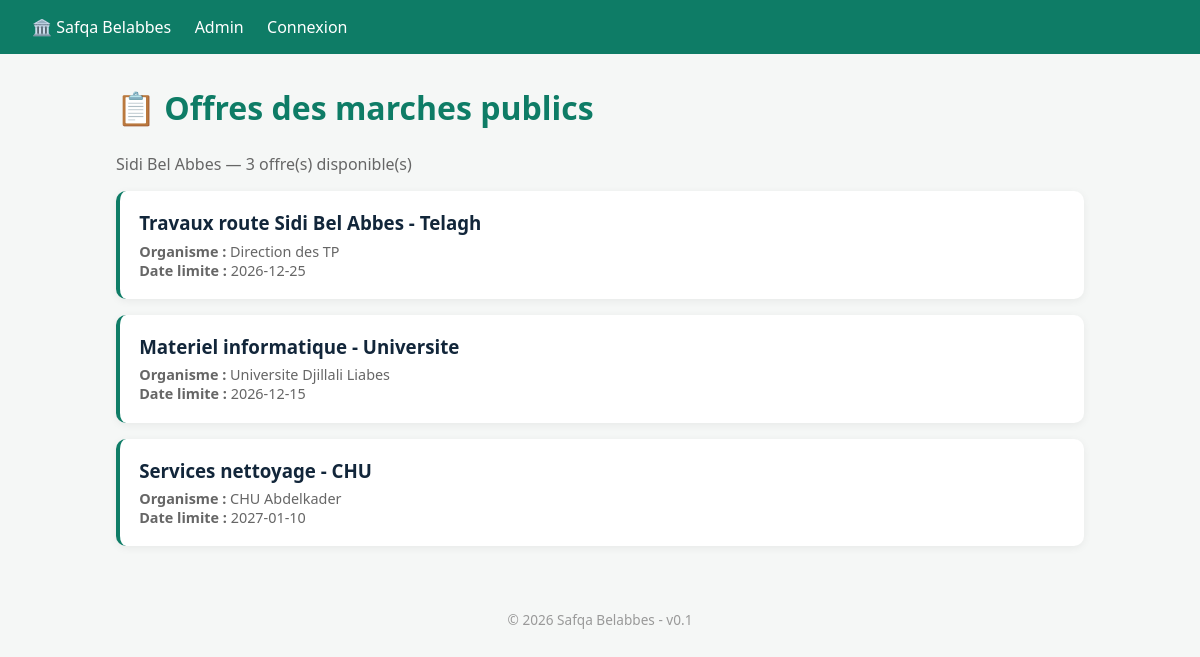
The page / on the database its author committed.
### app/__init__.py (models this page shows)
class Tender(db.Model):
    __tablename__ = "tenders"
    id = db.Column(db.Integer, primary_key=True)
    title = db.Column(db.String(500), nullable=False)
    agency = db.Column(db.String(200), nullable=False)
    deadline = db.Column(db.String(50), nullable=False)

### app/routes.py (the view)
@bp.route("/")
def index():
    tenders = Tender.query.all()
    return render_template("index.html", tenders=tenders)

### app/templates/index.html
{% extends "base.html" %}
{% block content %}
<h1>📋 Offres des marches publics</h1>
<p style="margin-bottom:1rem;color:#666">Sidi Bel Abbes — {{ tenders|length }} offre(s) disponible(s)</p>
{% for t in tenders %}
<div class="card">
  <h3>{{ t.title }}</h3>
  <p><strong>Organisme :</strong> {{ t.agency }}</p>
  <p><strong>Date limite :</strong> {{ t.deadline }}</p>
</div>
{% else %}
<p>Aucune offre pour le moment.</p>
{% endfor %}
{% endblock %}

### app/templates/base.html (style rules this page uses)
* { box-sizing: border-box; margin: 0; padding: 0; }
body { font-family: system-ui, sans-serif; background: #f5f7f6; color: #12263a; }
h1 { margin-bottom: 1.5rem; color: #0e7c66; }
.card { background: #fff; padding: 1.2rem; margin: 1rem 0; border-radius: 10px; box-shadow: 0 2px 8px rgba(0,0,0,.06); border-left: 4px solid #0e7c66; }
.card h3 { margin-bottom: 0.4rem; }
.card p { color: #666; font-size: 0.9rem; }

### rows shown on the page
Tender: title "Travaux route Sidi Bel Abbes - Telagh", agency "Direction des TP", deadline "2026-12-25"
Tender: title "Materiel informatique - Universite", agency "Universite Djillali Liabes", deadline "2026-12-15"
Tender: title "Services nettoyage - CHU", agency "CHU Abdelkader", deadline "2027-01-10"

### other values the page prints
{{ tenders|length }} "3"
